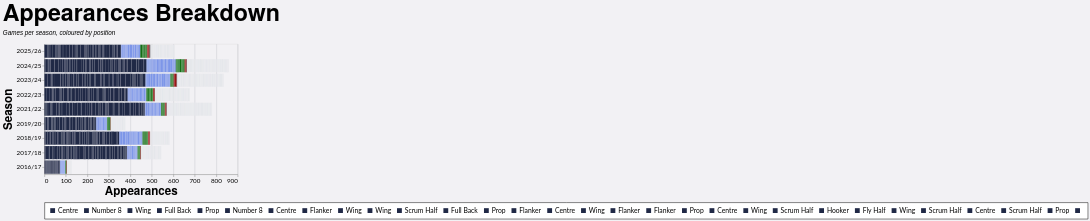

Express this chart as Vega-Lite.
### Vega-Lite specification from a JSON file in a GitHub repository (floating-point values rounded to 4 significant figures; data arrays with more than 128 entries replaced by an {"elided": "..."} marker saying what was removed)
{"config": {"axis": {"labelFont": "Lato, sans-serif", "titleFont": "PT Sans Narrow, Helvetica Neue, Helvetica, Arial, sans-serif", "labelFontSize": 13, "titleFontSize": 24, "gridColor": "#202947", "gridOpacity": 0.2}, "header": {"labelFont": "PT Sans Narrow, Helvetica Neue, Helvetica, Arial, sans-serif", "titleFont": "PT Sans Narrow, Helvetica Neue, Helvetica, Arial, sans-serif", "labelFontSize": 24, "titleFontSize": 28, "labelFontWeight": "bold", "orient": "left"}, "legend": {"labelFont": "Lato, sans-serif", "titleFont": "PT Sans Narrow, Helvetica Neue, Helvetica, Arial, sans-serif", "labelFontSize": 14, "titleFontSize": 16, "titlePadding": 5, "fillColor": "white", "strokeColor": "black", "padding": 10, "titleFontWeight": "lighter", "titleFontStyle": "italic", "titleColor": "gray", "offset": 10}, "title": {"font": "PT Sans Narrow, Helvetica Neue, Helvetica, Arial, sans-serif", "fontSize": 48, "fontWeight": "bold", "anchor": "start", "align": "center", "titlePadding": 20, "subtitlePadding": 10, "subtitleFontSize": 13, "subtitleColor": "", "subtitleFontStyle": "italic", "offset": 15, "color": "black"}, "axisX": {"labelAngle": 0}, "facet": {"title": null, "header": null, "align": {"row": "each", "column": "each"}}, "resolve": {"scale": {"y": "independent", "facet": "independent"}}, "background": "#f2f1f4"}, "data": {"name": "data-9d789a43e32affc46d8a4c574b996920"}, "mark": {"type": "bar"}, "encoding": {"color": {"field": "color_key", "legend": {"labelExpr": "split(datum.label, '|||')[1]", "orient": "bottom", "title": null}, "scale": {"domain": {"elided": "775 str values"}, "range": {"elided": "775 str values"}}, "type": "nominal"}, "tooltip": [{"field": "player", "title": "Player", "type": "nominal"}, {"field": "season", "title": "Season", "type": "nominal"}, {"field": "color_value", "title": "Position", "type": "nominal"}, {"aggregate": "sum", "field": "apps", "title": "Appearances", "type": "quantitative"}], "x": {"aggregate": "sum", "field": "apps", "title": "Appearances", "type": "quantitative"}, "y": {"field": "season", "sort": {"field": "season_sort", "op": "max", "order": "descending"}, "title": "Season", "type": "nominal"}}, "height": {"step": 30}, "title": {"text": "Appearances Breakdown", "subtitle": "Games per season, coloured by position"}, "width": 400, "$schema": "https://vega.github.io/schema/vega-lite/v5.20.1.json", "datasets": {"data-9d789a43e32affc46d8a4c574b996920": {"elided": "2518 records"}}}
